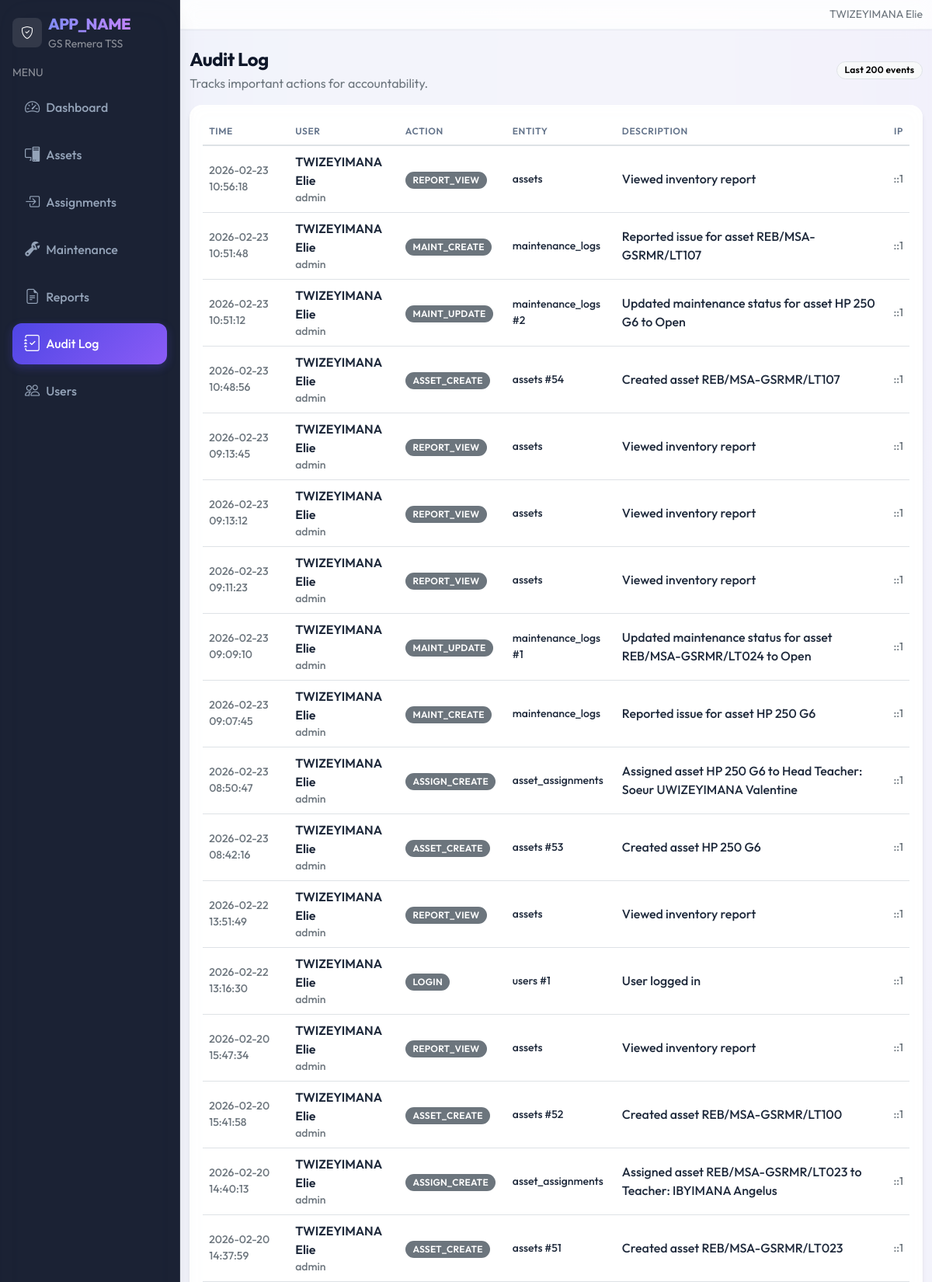
The app's page /admin/audit/index.php (signed in, upper part) with its own data.
### tables this page shows
CREATE TABLE `audit_logs` (
  `id` bigint(20) UNSIGNED NOT NULL,
  `user_id` int(10) UNSIGNED DEFAULT NULL,
  `action` varchar(50) NOT NULL,
  `entity` varchar(50) DEFAULT NULL,
  `entity_id` varchar(50) DEFAULT NULL,
  `description` varchar(255) DEFAULT NULL,
  `ip_address` varchar(45) DEFAULT NULL,
  `user_agent` varchar(255) DEFAULT NULL,
  `created_at` datetime NOT NULL DEFAULT CURRENT_TIMESTAMP
);

CREATE TABLE `users` (
  `id` int(10) UNSIGNED NOT NULL,
  `role_id` int(10) UNSIGNED NOT NULL,
  `username` varchar(50) NOT NULL,
  `full_name` varchar(120) NOT NULL,
  `email` varchar(120) DEFAULT NULL,
  `password_hash` varchar(255) NOT NULL,
  `is_active` tinyint(1) NOT NULL DEFAULT '1',
  `last_login_at` datetime DEFAULT NULL,
  `created_at` datetime NOT NULL DEFAULT CURRENT_TIMESTAMP,
  `updated_at` datetime DEFAULT NULL ON UPDATE CURRENT_TIMESTAMP
);

### admin/audit/index.php (the view, shortened to what this page needs)
<?php
require_once __DIR__ . '/../../includes/layout.php';
$pdo = db();
$logs = $pdo->query("
  SELECT a.*, u.username, u.full_name
  FROM audit_logs a
  LEFT JOIN users u ON u.id = a.user_id
  ORDER BY a.id DESC
  LIMIT 200
")->fetchAll();
?>
<div class="d-flex align-items-center justify-content-between flex-wrap gap-2 mb-3">
  <div>
    <h1 class="h4 mb-1">Audit Log</h1>
    <div class="text-secondary">Tracks important actions for accountability.</div>
  </div>
  <span class="badge text-bg-light border">Last 200 events</span>
</div>
<div class="card table-card">
  <div class="card-body">
    <div class="table-responsive">
      <table class="table align-middle">
        <thead>
          <tr class="text-secondary small">
            <th>Time</th>
            <th>User</th>
            <th>Action</th>
            <th>Entity</th>
            <th>Description</th>
            <th class="text-end">IP</th>
          </tr>
        </thead>
        <tbody>
          <?php foreach ($logs as $row): ?>
            <tr>
              <td class="small text-secondary"><?php echo htmlspecialchars($row['created_at']); ?></td>
              <td>
                <div class="fw-semibold"><?php echo htmlspecialchars($row['full_name'] ?: 'System'); ?></div>
                <div class="small text-secondary"><?php echo htmlspecialchars($row['username'] ?: '-'); ?></div>
              </td>
              <td><span class="badge text-bg-secondary"><?php echo htmlspecialchars($row['action']); ?></span></td>
              <td class="small">
                <?php echo htmlspecialchars(($row['entity'] ?: '-') . (($row['entity_id']) ? ' #' . $row['entity_id'] : '')); ?>
              </td>
              <td><?php echo htmlspecialchars($row['description'] ?: '-'); ?></td>
              <td class="text-end small text-secondary"><?php echo htmlspecialchars($row['ip_address'] ?: '-'); ?></td>
            </tr>
          <?php endforeach; ?>
        </tbody>
      </table>
    </div>
  </div>
</div>

### assets/css/app.css (style rules this page uses)
:root { --gs-primary: #4f46e5; --gs-primary-hover: #4338ca; --gs-secondary: #8b5cf6; --gs-sidebar-bg: #0f172a; --gs-sidebar-muted: #94a3b8; --gs-sidebar-active-bg: rgba(255, 255, 255, 0.1); --gs-sidebar-active-text: #ffffff; --gs-bg: #f8fafc; --gs-card-bg: #ffffff; --gs-text: #1e293b; --gs-text-muted: #64748b; --gs-border: #e2e8f0; --shadow-sm: 0 1px 2px 0 rgba(0, 0, 0, 0.05); --shadow-md: 0 4px 6px -1px rgba(0, 0, 0, 0.1), 0 2px 4px -1px rgba(0, 0, 0, 0.06); --shadow-lg: 0 10px 15px -3px rgba(0, 0, 0, 0.1), 0 4px 6px -2px rgba(0, 0, 0, 0.05); --shadow-xl: 0 20px 25px -5px rgba(0, 0, 0, 0.1), 0 10px 10px -5px rgba(0, 0, 0, 0.04); }
body { font-family: 'Outfit', sans-serif; background-color: var(--gs-bg); background-image: radial-gradient(at 0% 0%, rgba(79, 70, 229, 0.15) 0px, transparent 50%), radial-gradient(at 100% 0%, rgba(139, 92, 246, 0.15) 0px, transparent 50%), radial-gradient(at 100% 100%, rgba(56, 189, 248, 0.15) 0px, transparent 50%), radial-gradient(at 0% 100%, rgba(20, 184, 166, 0.15) 0px, transparent 50%); background-attachment: fixed; color: var(--gs-text); -webkit-font-smoothing: antialiased; }
.card { background: rgba(255, 255, 255, 0.9); backdrop-filter: blur(10px); border: 1px solid rgba(255, 255, 255, 0.8); border-radius: 1rem; box-shadow: var(--shadow-md); transition: transform 0.3s cubic-bezier(0.4, 0, 0.2, 1), box-shadow 0.3s cubic-bezier(0.4, 0, 0.2, 1); overflow: hidden; }
.table-card { border: 1px solid rgba(255, 255, 255, 0.6); }
h1, h2, h3, h4, h5, h6, .h1, .h2, .h3, .h4, .h5, .h6 { font-weight: 700; letter-spacing: -0.02em; color: #0f172a; }
.badge { font-weight: 600; padding: 0.4em 0.8em; border-radius: 2rem; letter-spacing: 0.02em; }
.table { vertical-align: middle; }
.table th { font-weight: 600; text-transform: uppercase; font-size: 0.75rem; letter-spacing: 0.05em; color: var(--gs-text-muted); border-bottom-width: 2px; background-color: transparent !important; }
.table td { color: var(--gs-text); font-weight: 500; background-color: transparent !important; }

### records on screen
audit_logs: created_at "2026-02-23 10:56:18", user.full_name "TWIZEYIMANA Elie", user.username "admin", action "REPORT_VIEW", entity "assets", description "Viewed inventory report", ip_address "::1"
audit_logs: created_at "2026-02-23 10:51:48", user.full_name "TWIZEYIMANA Elie", user.username "admin", action "MAINT_CREATE", entity "maintenance_logs", description "Reported issue for asset REB/MSA-GSRMR/LT107", ip_address "::1"
audit_logs: created_at "2026-02-23 10:51:12", user.full_name "TWIZEYIMANA Elie", user.username "admin", action "MAINT_UPDATE", entity+entity "maintenance_logs #2", description "Updated maintenance status for asset HP 250 G6 to Open", ip_address "::1"
audit_logs: created_at "2026-02-23 10:48:56", user.full_name "TWIZEYIMANA Elie", user.username "admin", action "ASSET_CREATE", entity+entity "assets #54", description "Created asset REB/MSA-GSRMR/LT107", ip_address "::1"
audit_logs: created_at "2026-02-23 09:13:45", user.full_name "TWIZEYIMANA Elie", user.username "admin", action "REPORT_VIEW", entity "assets", description "Viewed inventory report", ip_address "::1"
audit_logs: created_at "2026-02-23 09:13:12", user.full_name "TWIZEYIMANA Elie", user.username "admin", action "REPORT_VIEW", entity "assets", description "Viewed inventory report", ip_address "::1"
audit_logs: created_at "2026-02-23 09:11:23", user.full_name "TWIZEYIMANA Elie", user.username "admin", action "REPORT_VIEW", entity "assets", description "Viewed inventory report", ip_address "::1"
audit_logs: created_at "2026-02-23 09:09:10", user.full_name "TWIZEYIMANA Elie", user.username "admin", action "MAINT_UPDATE", entity+entity "maintenance_logs #1", description "Updated maintenance status for asset REB/MSA-GSRMR/LT024 to Open", ip_address "::1"
audit_logs: created_at "2026-02-23 09:07:45", user.full_name "TWIZEYIMANA Elie", user.username "admin", action "MAINT_CREATE", entity "maintenance_logs", description "Reported issue for asset HP 250 G6", ip_address "::1"
audit_logs: created_at "2026-02-23 08:50:47", user.full_name "TWIZEYIMANA Elie", user.username "admin", action "ASSIGN_CREATE", entity "asset_assignments", description "Assigned asset HP 250 G6 to Head Teacher: Soeur UWIZEYIMANA Valentine", ip_address "::1"
audit_logs: created_at "2026-02-23 08:42:16", user.full_name "TWIZEYIMANA Elie", user.username "admin", action "ASSET_CREATE", entity+entity "assets #53", description "Created asset HP 250 G6", ip_address "::1"
audit_logs: created_at "2026-02-22 13:51:49", user.full_name "TWIZEYIMANA Elie", user.username "admin", action "REPORT_VIEW", entity "assets", description "Viewed inventory report", ip_address "::1"
audit_logs: created_at "2026-02-22 13:16:30", user.full_name "TWIZEYIMANA Elie", user.username "admin", action "LOGIN", entity+entity "users #1", description "User logged in", ip_address "::1"
audit_logs: created_at "2026-02-20 15:47:34", user.full_name "TWIZEYIMANA Elie", user.username "admin", action "REPORT_VIEW", entity "assets", description "Viewed inventory report", ip_address "::1"
audit_logs: created_at "2026-02-20 15:41:58", user.full_name "TWIZEYIMANA Elie", user.username "admin", action "ASSET_CREATE", entity+entity "assets #52", description "Created asset REB/MSA-GSRMR/LT100", ip_address "::1"
audit_logs: created_at "2026-02-20 14:40:13", user.full_name "TWIZEYIMANA Elie", user.username "admin", action "ASSIGN_CREATE", entity "asset_assignments", description "Assigned asset REB/MSA-GSRMR/LT023 to Teacher: IBYIMANA Angelus", ip_address "::1"
audit_logs: created_at "2026-02-20 14:37:59", user.full_name "TWIZEYIMANA Elie", user.username "admin", action "ASSET_CREATE", entity+entity "assets #51", description "Created asset REB/MSA-GSRMR/LT023", ip_address "::1"

### other values on screen
$appTitle "APP_NAME"
$item['label'] "Dashboard"
$item['label'] "Assets"
$item['label'] "Assignments"
$item['label'] "Maintenance"
$item['label'] "Reports"
$item['label'] "Audit Log"
$item['label'] "Users"
$fullName ?: '' "TWIZEYIMANA Elie"
